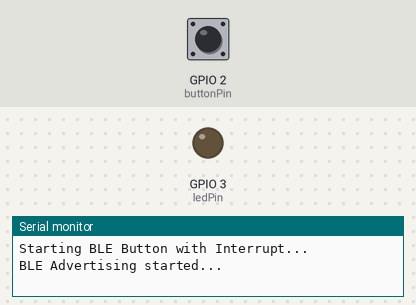
The program below on a simulated ESP32-C3. Parts: output pins drawn as LEDs (lit = HIGH), the last lines printed to the serial monitor. The inputs (shaded band) are chosen by the test bench; at power-on: GPIO 2 (buttonPin) HIGH. Nothing arrives over Bluetooth unless stated; a phone connects over Bluetooth LE 3 s after start.

Above: at 2.2 s.
2.3 s: GPIO 2 (buttonPin) pulled LOW for 0.15 s
At 4.6 s:
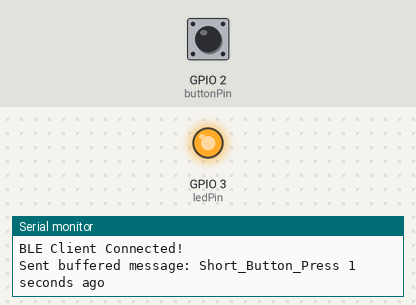
4.9 s: GPIO 2 (buttonPin) pulled LOW for 1 s
At 6.2 s:
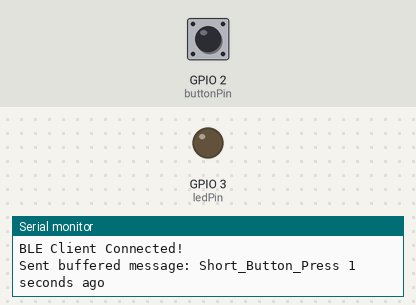
8.4 s: GPIO 2 (buttonPin) pulled LOW for 3.2 s
At 15.2 s:
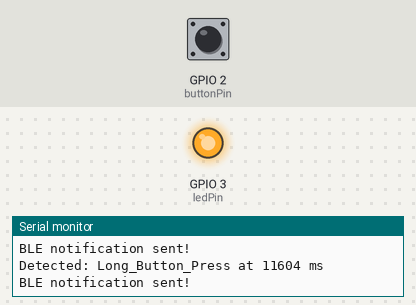
Timing chart, 0 to 16.7 s (numbered marks = the images above; inputs shaded):
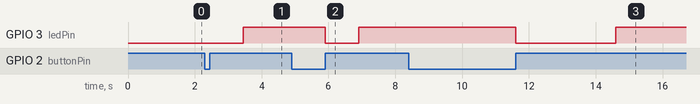

Measured:
- after the input at 2.3 s, GPIO 3 (ledPin): LOW → HIGH after 1.2 s
- after the input at 4.9 s, GPIO 3 (ledPin): HIGH → LOW after 1.0 s, → HIGH 1.0 s later
- after the input at 8.4 s, GPIO 3 (ledPin): HIGH → LOW after 3.2 s, → HIGH 3.0 s later

The program:

main.cpp
```cpp
#include <Arduino.h>
#include <BLEDevice.h>
#include <BLEServer.h>
#include <BLEUtils.h>
#include <BLE2902.h>
#include <vector>

/* ---------------------- GPIO Configuration ---------------------- */
const int buttonPin = 2; // GPIO2: Input pin for physical push button
const int ledPin = 3;    // GPIO3: Output pin for feedback LED

/* ---------------------- BLE Service & Characteristic UUIDs ---------------------- */
// These UUIDs follow the Nordic UART Service (NUS) convention
#define SERVICE_UUID "6E400001-B5A3-F393-E0A9-E50E24DCCA9E"
#define CHARACTERISTIC_UUID "6E400003-B5A3-F393-E0A9-E50E24DCCA9E"

/* ---------------------- BLE Server State ---------------------- */
BLEServer *pServer = nullptr;                        // BLE server instance
BLECharacteristic *pTxCharacteristic = nullptr;      // Characteristic for sending notifications
bool deviceConnected = false;                        // Connection state flag

/* ---------------------- Button Event Management ---------------------- */
/**
 * @brief Enum representing button press event types.
 */
enum ButtonEventType {
  NONE,
  SHORT_PRESS,
  LONG_PRESS
};

/**
 * @brief Struct representing a button event with type and timestamp.
 */
struct ButtonEvent {
  ButtonEventType type;
  unsigned long timestamp; // Milliseconds since boot (using millis())
};

// Queue to store button events while BLE is disconnected
std::vector<ButtonEvent> eventQueue;

/* ---------------------- ISR State ---------------------- */
volatile bool buttonInterruptTriggered = false;    // Flag to indicate interrupt occurred
volatile unsigned long buttonPressTime = 0;        // Time when button was pressed
volatile bool buttonHeld = false;                  // Flag indicating button is being held
volatile ButtonEventType detectedEvent = NONE;     // Event detected from button

/* ---------------------- BLE Server Callback Class ---------------------- */
/**
 * @brief Custom BLE server callbacks to handle connection and disconnection events.
 */
class MyServerCallbacks : public BLEServerCallbacks {
  void onConnect(BLEServer *pServer) override {
    deviceConnected = true;
    Serial.println("BLE Client Connected!");

    unsigned long currentMillis = millis();

    // Send all queued button events to the client
    for (const ButtonEvent &e : eventQueue) {
      unsigned long ageSeconds = (currentMillis - e.timestamp) / 1000;
      String msg;

      switch (e.type) {
        case SHORT_PRESS:
          msg = "Short_Button_Press " + String(ageSeconds) + " seconds ago";
          break;
        case LONG_PRESS:
          msg = "Long_Button_Press " + String(ageSeconds) + " seconds ago";
          break;
        default:
          continue; // Skip NONE
      }

      pTxCharacteristic->setValue(msg.c_str());
      pTxCharacteristic->notify();
      delay(50); // Small delay to avoid BLE congestion
      Serial.println("Sent buffered message: " + msg);
    }

    eventQueue.clear(); // Clear queue after successful transmission
  }

  void onDisconnect(BLEServer *pServer) override {
    deviceConnected = false;
    Serial.println("BLE Client Disconnected.");
    BLEDevice::startAdvertising(); // Resume advertising for next connection
  }
};

/* ---------------------- Button Interrupt Service Routine ---------------------- */
/**
 * @brief Interrupt handler for button pin.
 *        Differentiates between short and long presses.
 */
void IRAM_ATTR handleButtonInterrupt() {
  static unsigned long lastInterruptTime = 0;
  unsigned long currentTime = millis();

  // Software debounce (ignore toggles within 50ms)
  if (currentTime - lastInterruptTime < 50)
    return;
  lastInterruptTime = currentTime;

  if (digitalRead(buttonPin) == LOW) {
    // Button pressed
    buttonPressTime = currentTime;
    buttonHeld = true;
  } else {
    // Button released
    if (buttonHeld) {
      unsigned long duration = currentTime - buttonPressTime;
      detectedEvent = (duration > 2000) ? LONG_PRESS : SHORT_PRESS;
      buttonHeld = false;
      buttonInterruptTriggered = true;
    }
  }
}

/* ---------------------- Arduino Setup ---------------------- */
/**
 * @brief Arduino initialization function.
 *        Configures GPIOs, BLE stack, and advertising.
 */
void setup() {
  Serial.begin(115200);
  delay(1000); // Give time for USB serial monitor to connect
  Serial.println("Starting BLE Button with Interrupt...");

  // Configure GPIO pins
  pinMode(buttonPin, INPUT_PULLUP); // Active-low button
  pinMode(ledPin, OUTPUT);          // LED output pin

  // Attach interrupt to handle button press/release
  attachInterrupt(digitalPinToInterrupt(buttonPin), handleButtonInterrupt, CHANGE);

  // Initialize BLE stack and server
  BLEDevice::init("ESP32C3_Button");
  pServer = BLEDevice::createServer();
  pServer->setCallbacks(new MyServerCallbacks());

  // Create BLE service and characteristic
  BLEService *pService = pServer->createService(SERVICE_UUID);
  pTxCharacteristic = pService->createCharacteristic(
    CHARACTERISTIC_UUID,
    BLECharacteristic::PROPERTY_NOTIFY
  );
  pTxCharacteristic->addDescriptor(new BLE2902()); // Required for notifications on most clients

  pService->start();

  // Start BLE advertising
  BLEAdvertising *pAdvertising = BLEDevice::getAdvertising();
  pAdvertising->addServiceUUID(SERVICE_UUID);
  pAdvertising->start();

  Serial.println("BLE Advertising started...");
}

/* ---------------------- Arduino Loop ---------------------- */
/**
 * @brief Main application loop.
 *        Processes button events and sends BLE notifications if connected.
 */
void loop() {
  if (buttonInterruptTriggered) {
    buttonInterruptTriggered = false;
    unsigned long now = millis();
    String message;

    // Create new button event
    ButtonEvent newEvent = { detectedEvent, now };

    // LED feedback logic
    if (detectedEvent == SHORT_PRESS) {
      digitalWrite(ledPin, LOW);
      delay(1000); // Short press: LED on for 1 second
      digitalWrite(ledPin, HIGH);
      message = "Short_Button_Press at " + String(now) + " ms";
    } else if (detectedEvent == LONG_PRESS) {
      digitalWrite(ledPin, LOW);
      delay(3000); // Long press: LED on for 3 seconds
      digitalWrite(ledPin, HIGH);
      message = "Long_Button_Press at " + String(now) + " ms";
    }

    Serial.println("Detected: " + message);

    if (deviceConnected) {
      // Send BLE notification
      pTxCharacteristic->setValue(message.c_str());
      pTxCharacteristic->notify();
      Serial.println("BLE notification sent!");
    } else {
      // Queue event for later if BLE is disconnected
      eventQueue.push_back(newEvent);
      Serial.println("Stored offline event.");
    }
    detectedEvent = NONE; // Reset event state
  }

  delay(10); // Idle time to reduce CPU usage
}
```
